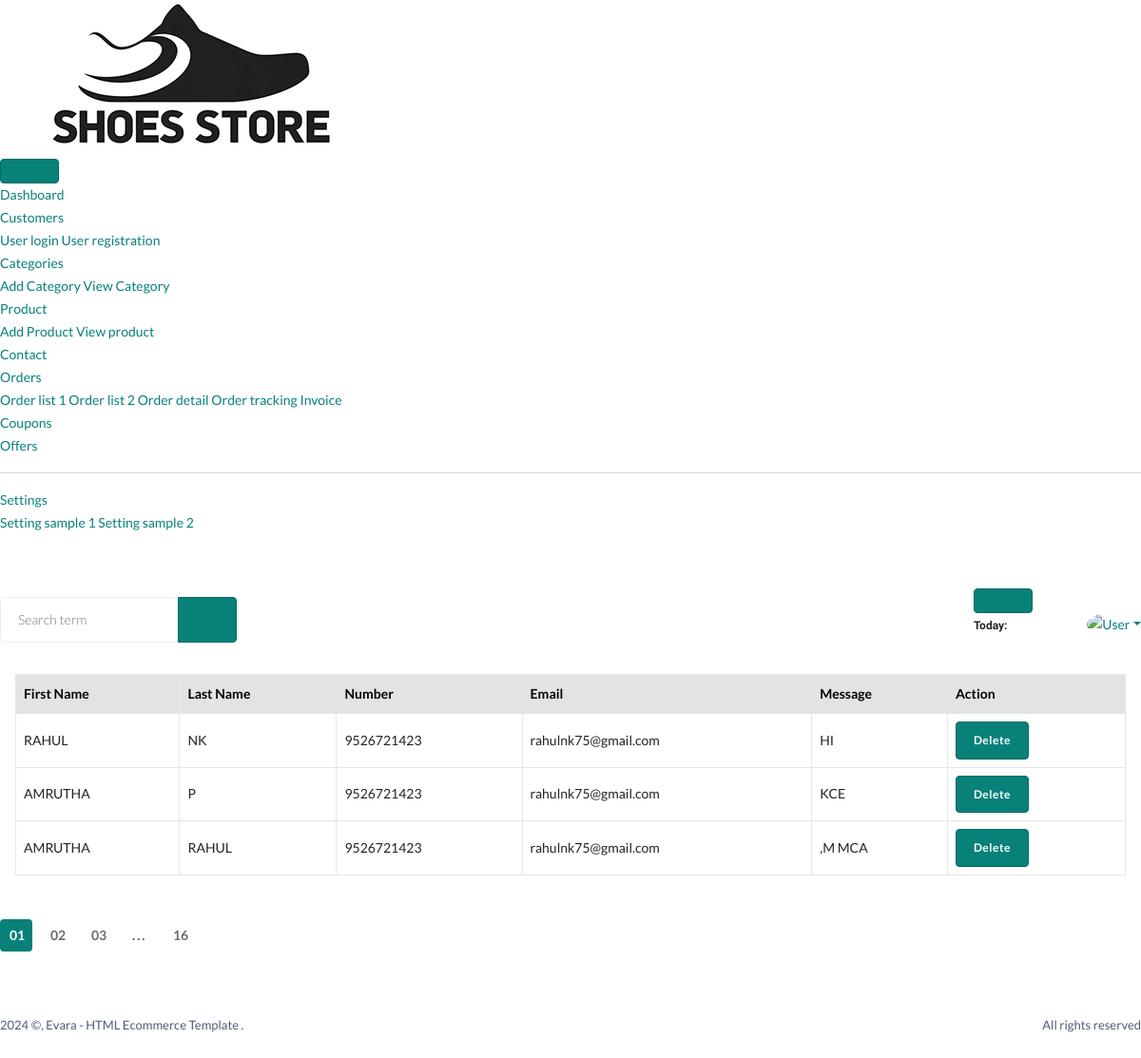
The page /Shoes_main/Contact_display/ on the database its author committed.
### Web_App/models.py (models this page shows)
class Contact_Db(models.Model):
    First_Name=models.CharField(max_length=200,null=True,blank=True)
    Last_Name=models.CharField(max_length=200,null=True,blank=True)
    Phone_Number=models.IntegerField(null=True,blank=True)
    Email=models.EmailField(max_length=200,null=True,blank=True)
    Message=models.TextField(max_length=200,null=True,blank=True)

### Shoes_App/views.py (the view)
# urls.py: path('Contact_display/',views.Contact_display,name='Contact_display'),
def Contact_display(request):
    obj=Contact_Db.objects.all()
    return render(request,'display_contact_page.html',{'obj':obj})

### Shoes_App/templates/display_contact_page.html (shortened to what this page needs)
{% extends 'index.html' %}
{% block content %}
<div>
    <div class="card-body " >
        <div class="table-responsive">
            <div class="table-responsive">
                <table class="table align-middle table-nowrap mb-0">
                    <thead class="table-secondary">
                        <tr>
                            <th class="align-middle" scope="col">First Name</th>
                            <th class="align-middle" scope="col">Last Name</th>
                            <th class="align-middle" scope="col">Number</th>
                            <th class="align-middle" scope="col">Email</th>
                            <th class="align-middle" scope="col">Message</th>
                            <th class="align-middle" scope="col">Action</th>
                        </tr>
                    </thead>
                    <tbody>
                        {% for i in obj %}
                        <tr>
                            <td>{{i.First_Name|upper}}</td>
                            <td>{{i.Last_Name|upper}}</td>
                            <td>{{i.Phone_Number}}</td>
                            <td>{{i.Email}}</td>
                            <td>{{i.Message|upper}}</td>
                            <td>
                                <a href="{% url 'Contact_delete' del_id=i.id %}">
                                    <button class="btn btn-sm font-sm rounded btn-danger ">
                                        Delete</button>
                                </a>
                            </td>
                        </tr>
                        {% endfor %}
                    </tbody>
                </table>
            </div>
        </div>
    </div>
    <div class="pagination-area mt-30 mb-50">
        <nav aria-label="Page navigation example">
            <ul class="pagination justify-content-start">
                <li class="page-item active"><a class="page-link" href="#">01</a></li>
                <li class="page-item"><a class="page-link" href="#">02</a></li>
                <li class="page-item"><a class="page-link" href="#">03</a></li>
                <li class="page-item"><a class="page-link dot" href="#">...</a></li>
                <li class="page-item"><a class="page-link" href="#">16</a></li>
                <li class="page-item"><a class="page-link" href="#"></a></li>
            </ul>
        </nav>
    </div>
</div>
{% endblock %}

### rows shown on the page
Contact_Db: First_Name "RAHUL", Last_Name "NK", Phone_Number "9526721423", Email "rahulnk75@gmail.com", Message "HI"
Contact_Db: First_Name "AMRUTHA", Last_Name "P", Phone_Number "9526721423", Email "rahulnk75@gmail.com", Message "KCE"
Contact_Db: First_Name "AMRUTHA", Last_Name "RAHUL", Phone_Number "9526721423", Email "rahulnk75@gmail.com", Message ",M MCA"
